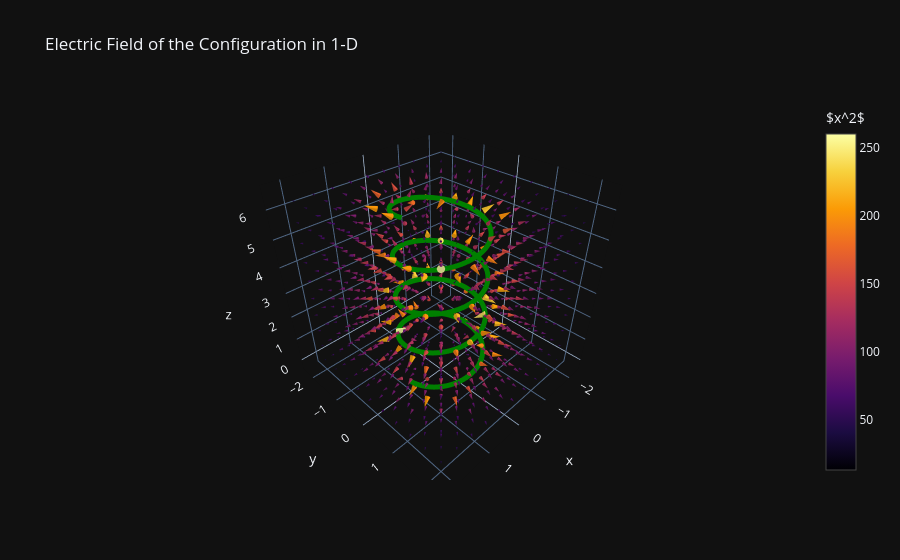

This figure's notebook cell:
### Code cell
data = go.Cone(x = xv.ravel(), y = yv.ravel(), z = zv.ravel(),
               u = Ex.ravel(), v = Ey.ravel(), w = Ez.ravel(),
               colorscale = 'Inferno', colorbar = dict(title = r'$x^2$'),
               sizemode = 'scaled', sizeref = 0.5)

layout = go.Layout(title = 'Electric Field of the Configuration in 1-D', scene = dict(xaxis_title = r'x', yaxis_title = r'y', zaxis_title = r'z',
                   aspectratio = dict(x = 1, y = 1, z = 1), camera_eye = dict(x = 1.2, y = 1.2, z = 1.2)))

fig = go.Figure(data = data, layout = layout)
fig.layout.template = 'plotly_dark'
fig.add_scatter3d(x = Lx, y = Ly, z = Lz, mode = 'lines',
                  line = dict(color = 'green', width = 10))

fig.write_html('../Outputs/elec-field_1D.html')
fig.show()

### Figure 1 — Plotly figure (JSON) as saved in the notebook; plotly's stock layout.template omitted (floating-point values rounded to 4 significant figures; data arrays with more than 128 entries replaced by an {"elided": "..."} marker saying what was removed)
{"data": [{"colorbar": {"title": {"text": "$x^2$"}}, "colorscale": [[0, "#000004"], [0.1111, "#1b0c41"], [0.2222, "#4a0c6b"], [0.3333, "#781c6d"], [0.4444, "#a52c60"], [0.5556, "#cf4446"], [0.6667, "#ed6925"], [0.7778, "#fb9b06"], [0.8889, "#f7d13d"], [1, "#fcffa4"]], "sizemode": "scaled", "sizeref": 0.5, "type": "cone", "u": {"elided": "1000 float values"}, "v": {"elided": "1000 float values"}, "w": {"elided": "1000 float values"}, "x": {"elided": "1000 float values"}, "y": {"elided": "1000 float values"}, "z": {"elided": "1000 float values"}}, {"line": {"color": "green", "width": 10}, "mode": "lines", "type": "scatter3d", "x": {"elided": "1000 float values"}, "y": {"elided": "1000 float values"}, "z": {"elided": "1000 float values"}}], "layout": {"scene": {"aspectratio": {"x": 1, "y": 1, "z": 1}, "camera": {"eye": {"x": 1.2, "y": 1.2, "z": 1.2}}, "xaxis": {"title": {"text": "x"}}, "yaxis": {"title": {"text": "y"}}, "zaxis": {"title": {"text": "z"}}}, "title": {"text": "Electric Field of the Configuration in 1-D"}}}
